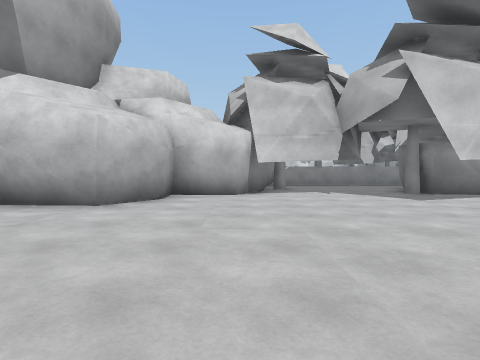
[1] (above)

20 first-person views from a walk through a Unity game level. The camera is 1.3 m above the floor, tilts 2° down and sees 80° across. The floor is counted in squares, 2 m on a side. Each view is taken from the middle of a square. On the plan, view 1 faces up. The plan holds only what a view shows up to about 9 squares ahead; the rest is blank. The place goes on beyond the plan. The player is left out.

[2]
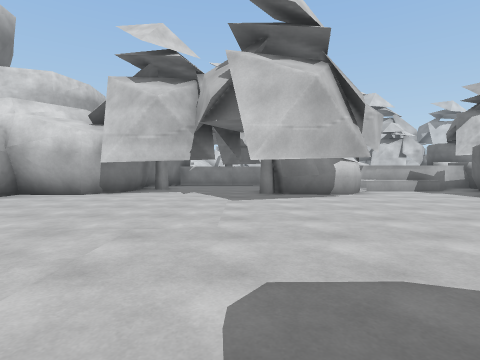

[3]
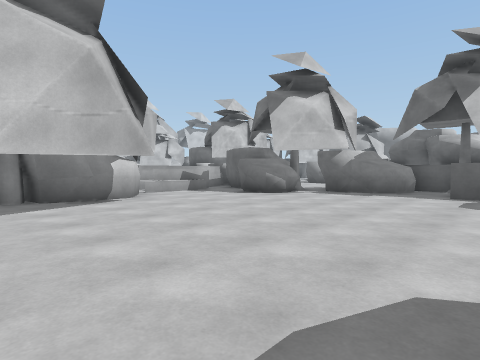

[4]
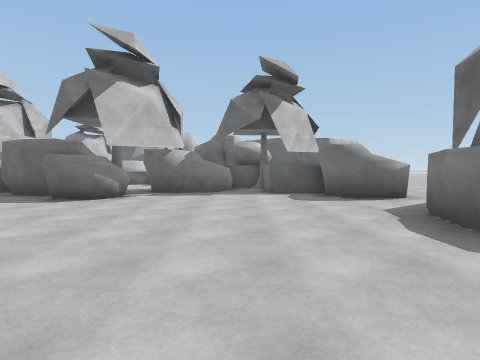

[5]
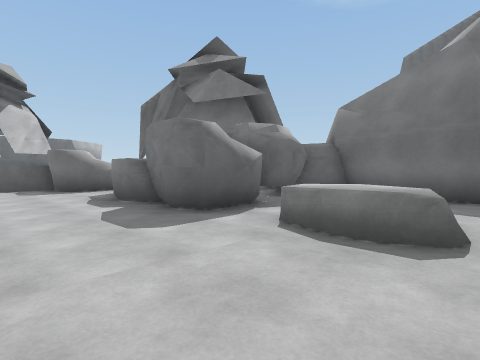

[6]
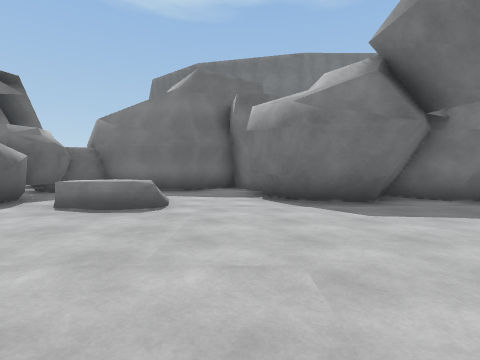

[7]
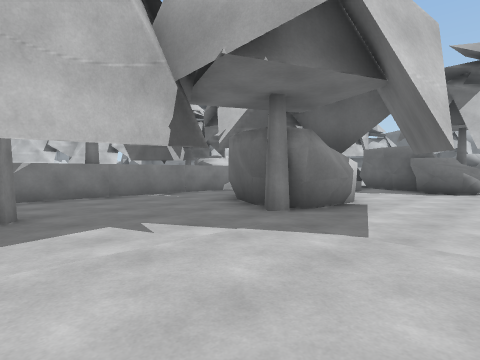

[8]
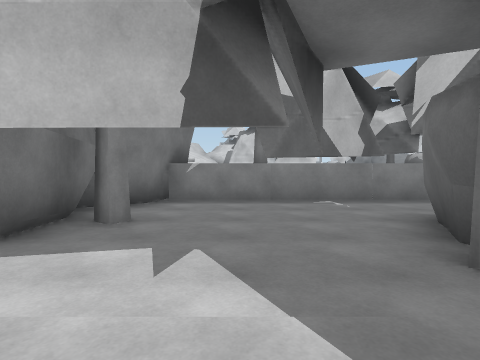

[9]
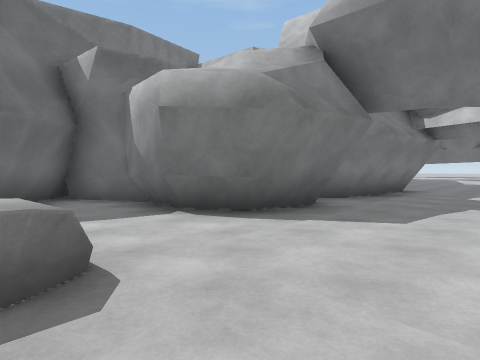

[10]
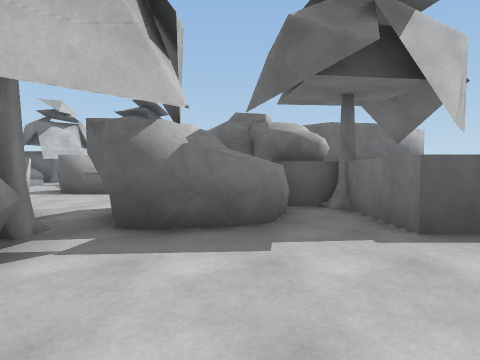

[11]
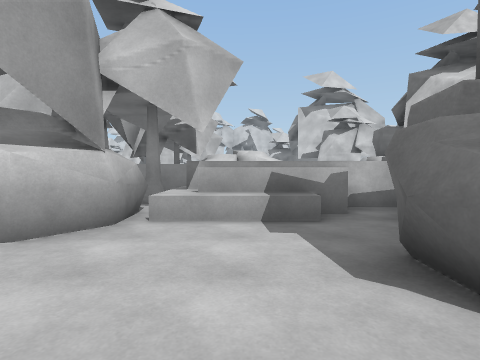

[12]
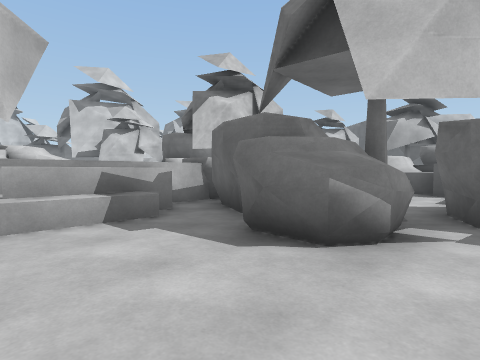

[13]
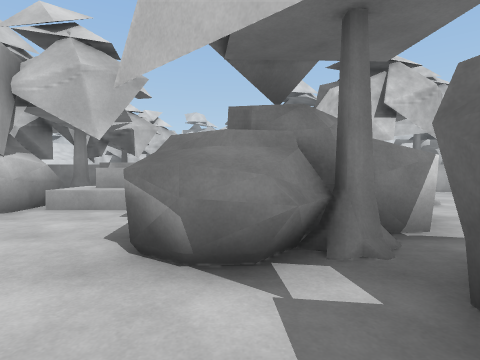

[14]
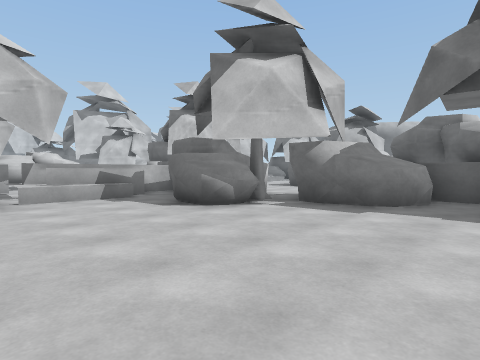

[15]
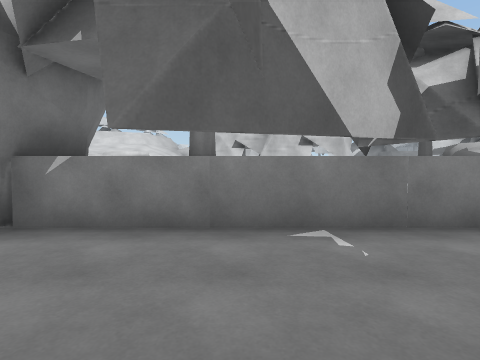

[16]
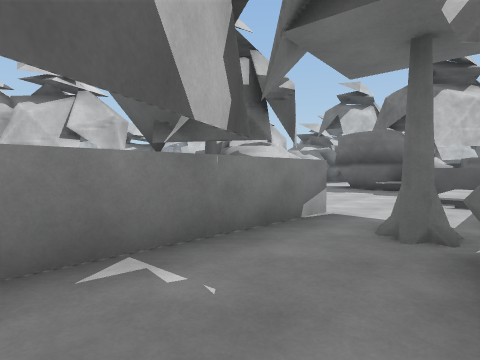

[17]
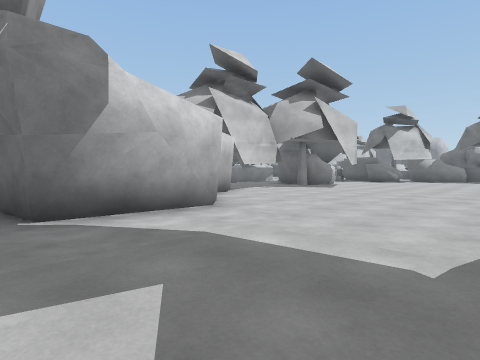

[18]
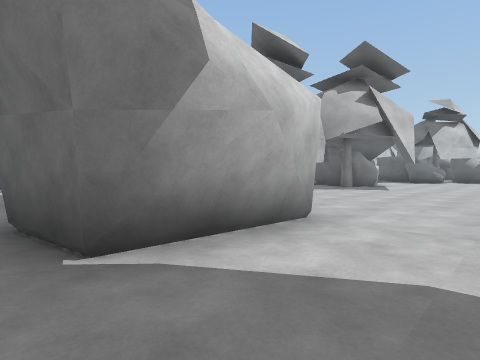

[19]
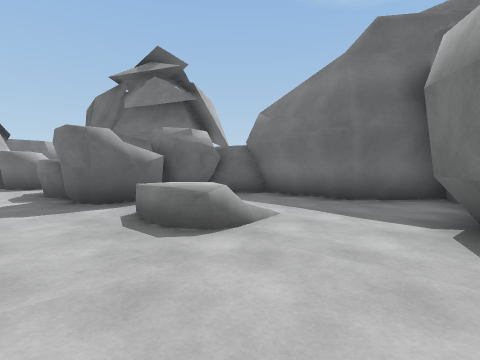

[20]
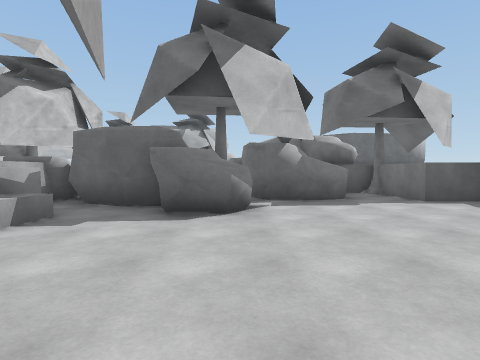

### Floor plan
Key: @ floor where view 1 was taken; # wall or solid block; . main floor; : floor 1.5 m higher than the main floor; / step, stairs or slope; = window, fence, low wall or low ledge; ^ raised ledge; T thing the floor can be seen under or through.
Columns run from 6 left of view 1 to 19 right of it. Each row starts with its distance up from view 1.
 20            #
 19            ###
 18
 17
 16
 15        #       ==
 14        #    ###=#==#
 13        ###  ###    #
 12        ##   ##.    ##
 11        #.....#=    #
 10        #.#..##^# :#  ...
  9       ##...###^#=## ...#
  8      ##....###...#  ...##
  7 .#  ##. ........##TT...^^#
  6 .# ##..... ......#TT.//^
  5 .###..............T    #
  4 ..................###  #
  3 ...................#####
  2 ..................### ^#
  1 .................##
  0 ......@.==.####.##
 -1 ######..==.#     ^
 -2   ####.....#^
 -3      #.....#^
 -4      #.#####
 -5      ###
 -6       #

Positions as (right, up) in squares from view 1, and headings:
1: (0, 0), facing up
2: (4, 0), facing up
3: (4, 1), facing up-right
4: (4, 3), facing right
5: (1, 3), facing down-right
6: (0, 5), facing down
7: (1, 5), facing up-right
8: (3, 6), facing up
9: (2, 2), facing down-left
10: (9, 4), facing right
11: (9, 5), facing up
12: (8, 5), facing up-right
13: (11, 4), facing up
14: (7, 2), facing up-right
15: (4, 9), facing up
16: (4, 10), facing up-right
17: (-6, 1), facing up-right
18: (-6, 3), facing up-right
19: (-1, 2), facing down-right
20: (6, 6), facing right
